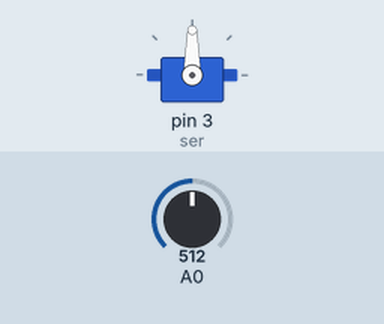
Bench run of a sketch on a simulated Arduino Uno, built with avr-gcc and run on an emulated ATmega328P. Shown: servo. Inputs (shaded band) come from the test bench; at power-on: A0 = 512.

Above: at 1.2 s.
1.3 s: A0 set to 716
At 1.6 s:
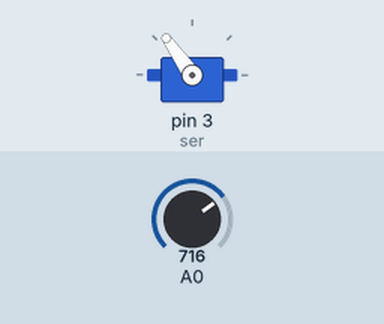
2.8 s: A0 set to 900
At 4.0 s:
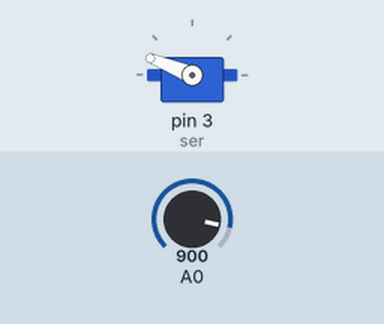
4.3 s: A0 set to 1023
At 5.1 s:
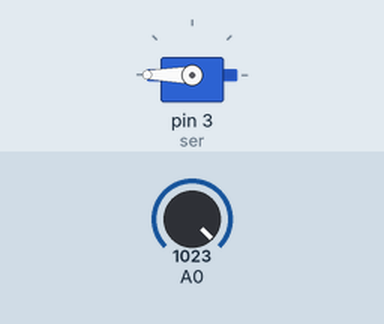
5.8 s: A0 set to 306
At 6.3 s:
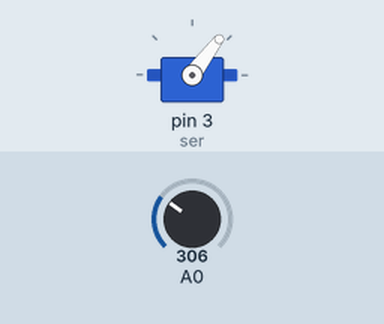
7.3 s: A0 set to 122
At 8.6 s:
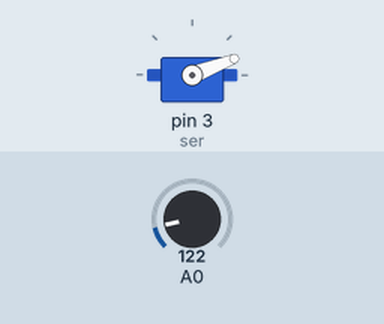
Timing chart, 0 to 9.8 s (numbered marks = the images above; inputs shaded):
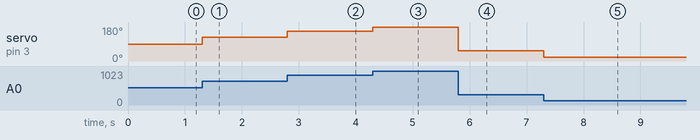

The sketch:

Poten_servo.ino
```cpp
#include <Servo.h>

Servo ser;
void setup()
{
  ser.attach(3);
  ser.write(0);
}
void loop()
{
  while (ser.attached())
  {
    int val = analogRead(A0);
    val = map(val,0,1023,0,180);
    ser.write(val);
  }
}
```

Measured:
- after the input at 1.3 s, servo on pin 3 (ser): 90° → 125° at once
- after the input at 2.8 s, servo on pin 3 (ser): 125° → 158° at once
- after the input at 4.3 s, servo on pin 3 (ser): 158° → 180° at once
- after the input at 5.8 s, servo on pin 3 (ser): 180° → 53° at once
- after the input at 7.3 s, servo on pin 3 (ser): 53° → 21° at once
